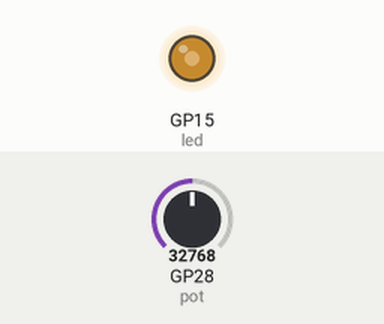
Simulated run of this program. Board: Raspberry Pi Pico running MicroPython. Shown: output pins drawn as LEDs (lit = HIGH). The inputs (shaded band) are chosen by the test bench; at power-on: GP28 (pot) = 32768 (analog values on the 0–65535 scale).

Above: at 1.2 s.
1.3 s: GP28 (pot) set to 45874
At 2.2 s:
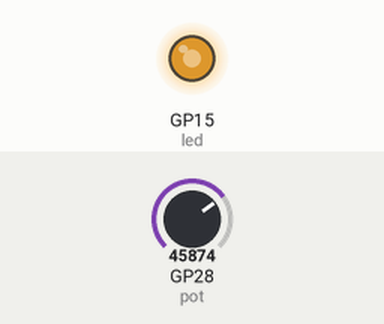
2.8 s: GP28 (pot) set to 57670
At 3.4 s:
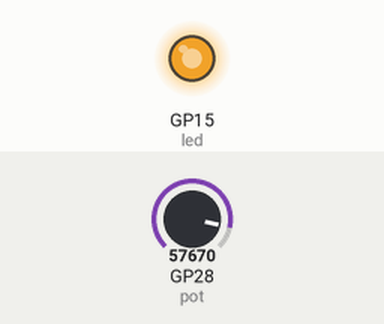
4.3 s: GP28 (pot) set to 7864
At 5.5 s:
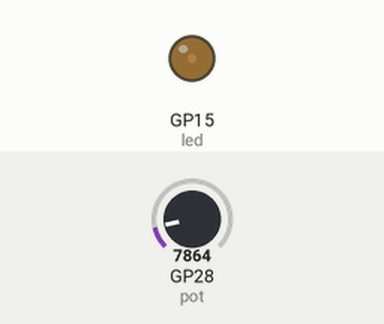
5.8 s: GP28 (pot) set to 0
At 6.9 s:
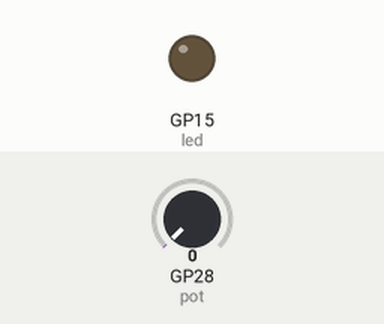
Timing chart, 0 to 8.3 s (numbered marks = the images above; inputs shaded):
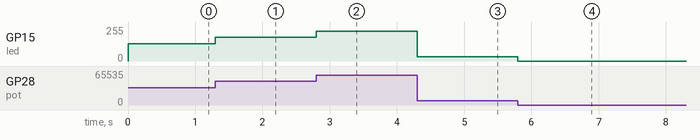

The program:

pot_led-fade_picozero.py
```python
# ==================================================
"""
Project objective: Control the brightness of an LED using a potentiometer and picozero module

Hardware and connections used:
    LED to GPIO Pin 15
    220 ohm resistor for the LED
    Potentiometer SIG pin to GPIO Pin 28 (capable of ADC)

Author: Adrian Josele G. Quional
"""
# ==================================================

# importing Pot and LED class from the picozero module
from picozero import Pot, LED

# creating potentiometer and LED objects
pot = Pot(28)
led = LED(15)

# continuously control the brightness of the LED using the potentiometer
while True:
    # directly convert potentiometer values to brightness values
    led.value = pot.value
```

Measured:
- after the input at 1.3 s, GP15 (led): 128/255 → 178/255 at once
- after the input at 2.8 s, GP15 (led): 178/255 → 224/255 at once
- after the input at 4.3 s, GP15 (led): 224/255 → 31/255 at once
- after the input at 5.8 s, GP15 (led): 31/255 → 0/255 at once
